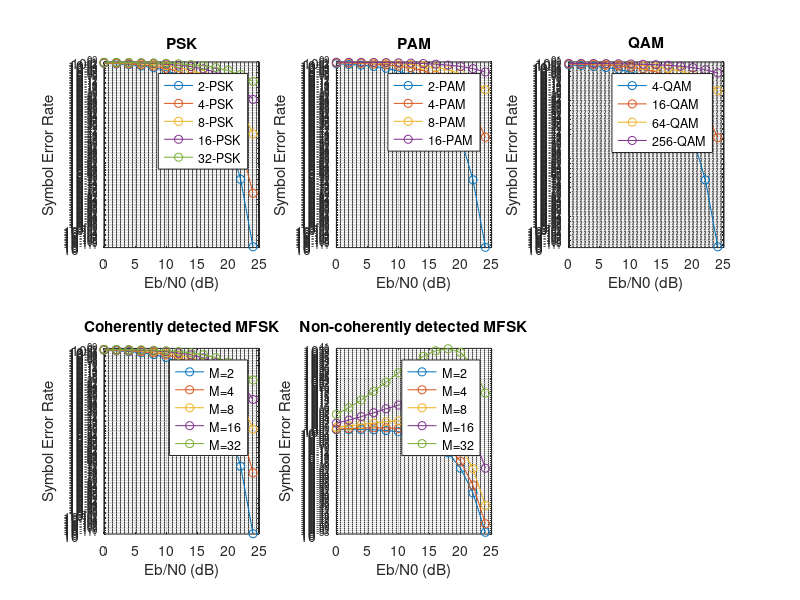

Source code (MATLAB):
% Define Eb/N0 range
EbN0_dB = 0:2:24;
EbN0 = 10.^(EbN0_dB/10);

% PSK modulation
M_PSK = [2, 4, 8, 16, 32]; % M values for PSK
P_SER_PSK = zeros(length(M_PSK), length(EbN0));
for i = 1:length(M_PSK)
    M = M_PSK(i);
    P_SER_PSK(i, :) = 2*qfunc(sqrt(2*EbN0*sin(pi/M)));
end

% PAM modulation
M_PAM = [2, 4, 8, 16 ]; % M values for PAM
P_SER_PAM = zeros(length(M_PAM), length(EbN0));
for i = 1:length(M_PAM)
    M = M_PAM(i);
    P_SER_PAM(i, :) = 2*(M-1)/M*qfunc(sqrt(6*log2(M)/(M^2-1)*EbN0));
end

% QAM modulation
M_QAM = [4, 16, 64, 256]; % M values for QAM
P_SER_QAM = zeros(length(M_QAM), length(EbN0));
for i = 1:length(M_QAM)
    M = M_QAM(i);
    P_SER_QAM(i, :) = 4*(1-1/sqrt(M))*qfunc(sqrt(3*log2(M)/(M-1)*EbN0));
end

% MFSK modulation (coherent detection)
M_MFSK = [2, 4, 8, 16, 32]; % M values for MFSK
P_SER_MFSK_coherent = zeros(length(M_MFSK), length(EbN0));
for i = 1:length(M_MFSK)
    M = M_MFSK(i);
    P_SER_MFSK_coherent(i, :) = qfunc(sqrt(2*EbN0*log2(M)/(M-1)));
end

% MFSK modulation (non-coherent detection)
P_SER_MFSK_noncoherent = zeros(length(M_MFSK), length(EbN0));
for i = 1:length(M_MFSK)
    M = M_MFSK(i);
    P_SER_MFSK_noncoherent(i, :) = exp(-EbN0/2).*((1+EbN0).^(M-1)-1)./(M-1);
end

% Plotting
figure;
% PSK plot
subplot(2,3,1);
for i = 1:length(M_PSK)
    semilogy(EbN0_dB, P_SER_PSK(i,:), '-o'); hold on;
end
title('PSK');
xlabel('Eb/N0 (dB)');
ylabel('Symbol Error Rate');
legend(arrayfun(@(x) sprintf('%d-PSK', x), M_PSK, 'UniformOutput', false));
grid on;

% PAM plot
subplot(2,3,2);
for i = 1:length(M_PAM)
    semilogy(EbN0_dB, P_SER_PAM(i,:), '-o'); hold on;
end
title('PAM');
xlabel('Eb/N0 (dB)');
ylabel('Symbol Error Rate');
legend(arrayfun(@(x) sprintf('%d-PAM', x), M_PAM, 'UniformOutput', false));
grid on;

% QAM plot
subplot(2,3,3);
for i = 1:length(M_QAM)
    semilogy(EbN0_dB, P_SER_QAM(i,:), '-o'); hold on;
end
title('QAM');
xlabel('Eb/N0 (dB)');
ylabel('Symbol Error Rate');
legend(arrayfun(@(x) sprintf('%d-QAM', x), M_QAM, 'UniformOutput', false));
grid on;

% MFSK (coherent) plot
subplot(2,3,4);
for i = 1:length(M_MFSK)
    semilogy(EbN0_dB, P_SER_MFSK_coherent(i,:), '-o'); hold on;
end
title('Coherently detected MFSK');
xlabel('Eb/N0 (dB)');
ylabel('Symbol Error Rate');
legend(arrayfun(@(x) sprintf('M=%d', x), M_MFSK, 'UniformOutput', false));
grid on;

% MFSK (non-coherent) plot
subplot(2,3,5);
for i = 1:length(M_MFSK)
    semilogy(EbN0_dB, P_SER_MFSK_noncoherent(i,:), '-o'); hold on;
end
title('Non-coherently detected MFSK');
xlabel('Eb/N0 (dB)');
ylabel('Symbol Error Rate');
legend(arrayfun(@(x) sprintf('M=%d', x), M_MFSK, 'UniformOutput', false));
grid on;

% Adjust subplot positions
set(gcf, 'Position', [100, 100, 1200, 600]);